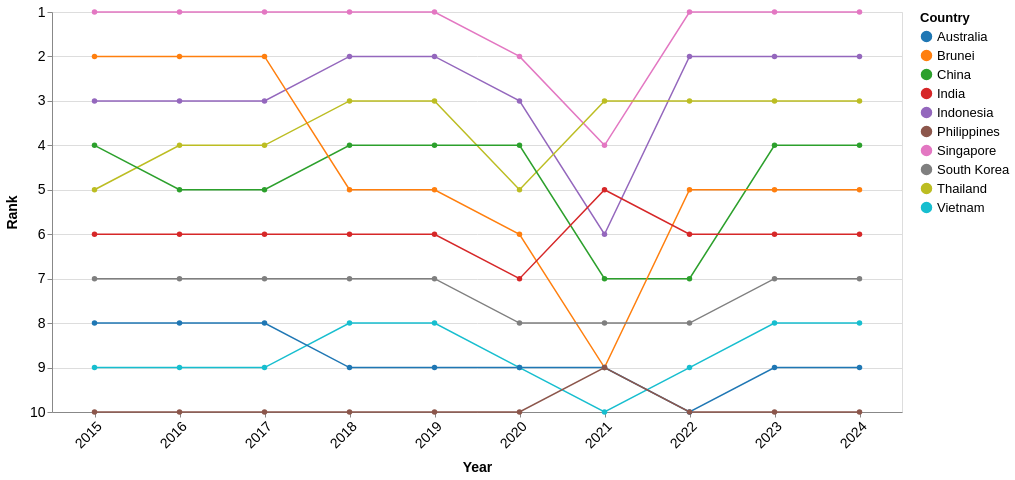

Vega-Lite specification stored for this chart:
### Vega-Lite specification from a JSON file in a GitHub repository (floating-point values rounded to 4 significant figures)
{"$schema": "https://vega.github.io/schema/vega-lite/v5.json", "width": 850, "height": 400, "data": {"values": [{"Country": "Singapore", "year": 2024, "Visitors": 4276007, "rank": 1}, {"Country": "Singapore", "year": 2023, "Visitors": 8308230, "rank": 1}, {"Country": "Singapore", "year": 2022, "Visitors": 5222991, "rank": 1}, {"Country": "Singapore", "year": 2021, "Visitors": 16308, "rank": 4}, {"Country": "Singapore", "year": 2020, "Visitors": 1545255, "rank": 2}, {"Country": "Singapore", "year": 2019, "Visitors": 10163882, "rank": 1}, {"Country": "Singapore", "year": 2018, "Visitors": 10615986, "rank": 1}, {"Country": "Singapore", "year": 2017, "Visitors": 12441713, "rank": 1}, {"Country": "Singapore", "year": 2016, "Visitors": 13272961, "rank": 1}, {"Country": "Singapore", "year": 2015, "Visitors": 12930754, "rank": 1}, {"Country": "Indonesia", "year": 2024, "Visitors": 1786630, "rank": 2}, {"Country": "Indonesia", "year": 2023, "Visitors": 3108165, "rank": 2}, {"Country": "Indonesia", "year": 2022, "Visitors": 1481739, "rank": 2}, {"Country": "Indonesia", "year": 2021, "Visitors": 11025, "rank": 6}, {"Country": "Indonesia", "year": 2020, "Visitors": 711723, "rank": 3}, {"Country": "Indonesia", "year": 2019, "Visitors": 3623277, "rank": 2}, {"Country": "Indonesia", "year": 2018, "Visitors": 3277689, "rank": 2}, {"Country": "Indonesia", "year": 2017, "Visitors": 2796570, "rank": 3}, {"Country": "Indonesia", "year": 2016, "Visitors": 3049964, "rank": 3}, {"Country": "Indonesia", "year": 2015, "Visitors": 2788033, "rank": 3}, {"Country": "Thailand", "year": 2024, "Visitors": 813783, "rank": 3}, {"Country": "Thailand", "year": 2023, "Visitors": 1551282, "rank": 3}, {"Country": "Thailand", "year": 2022, "Visitors": 715528, "rank": 3}, {"Country": "Thailand", "year": 2021, "Visitors": 59607, "rank": 3}, {"Country": "Thailand", "year": 2020, "Visitors": 394413, "rank": 5}, {"Country": "Thailand", "year": 2019, "Visitors": 1884306, "rank": 3}, {"Country": "Thailand", "year": 2018, "Visitors": 1914692, "rank": 3}, {"Country": "Thailand", "year": 2017, "Visitors": 1836522, "rank": 4}, {"Country": "Thailand", "year": 2016, "Visitors": 1780800, "rank": 4}, {"Country": "Thailand", "year": 2015, "Visitors": 1343569, "rank": 5}, {"Country": "China", "year": 2024, "Visitors": 1449711, "rank": 4}, {"Country": "China", "year": 2023, "Visitors": 1474114, "rank": 4}, {"Country": "China", "year": 2022, "Visitors": 211363, "rank": 7}, {"Country": "China", "year": 2021, "Visitors": 7701, "rank": 7}, {"Country": "China", "year": 2020, "Visitors": 405149, "rank": 4}, {"Country": "China", "year": 2019, "Visitors": 3114257, "rank": 4}, {"Country": "China", "year": 2018, "Visitors": 2944133, "rank": 4}, {"Country": "China", "year": 2017, "Visitors": 2281666, "rank": 5}, {"Country": "China", "year": 2016, "Visitors": 2124942, "rank": 5}, {"Country": "China", "year": 2015, "Visitors": 1677163, "rank": 4}, {"Country": "Brunei", "year": 2024, "Visitors": 565999, "rank": 5}, {"Country": "Brunei", "year": 2023, "Visitors": 811833, "rank": 5}, {"Country": "Brunei", "year": 2022, "Visitors": 301757, "rank": 5}, {"Country": "Brunei", "year": 2021, "Visitors": 773, "rank": 9}, {"Country": "Brunei", "year": 2020, "Visitors": 136020, "rank": 6}, {"Country": "Brunei", "year": 2019, "Visitors": 1216123, "rank": 5}, {"Country": "Brunei", "year": 2018, "Visitors": 1382031, "rank": 5}, {"Country": "Brunei", "year": 2017, "Visitors": 1660506, "rank": 2}, {"Country": "Brunei", "year": 2016, "Visitors": 1391016, "rank": 2}, {"Country": "Brunei", "year": 2015, "Visitors": 1133555, "rank": 2}, {"Country": "India", "year": 2024, "Visitors": 537493, "rank": 6}, {"Country": "India", "year": 2023, "Visitors": 671846, "rank": 6}, {"Country": "India", "year": 2022, "Visitors": 324548, "rank": 6}, {"Country": "India", "year": 2021, "Visitors": 3916, "rank": 5}, {"Country": "India", "year": 2020, "Visitors": 155883, "rank": 7}, {"Country": "India", "year": 2019, "Visitors": 735309, "rank": 6}, {"Country": "India", "year": 2018, "Visitors": 600311, "rank": 6}, {"Country": "India", "year": 2017, "Visitors": 552739, "rank": 6}, {"Country": "India", "year": 2016, "Visitors": 638578, "rank": 6}, {"Country": "India", "year": 2015, "Visitors": 722141, "rank": 6}, {"Country": "South Korea", "year": 2024, "Visitors": 232711, "rank": 7}, {"Country": "South Korea", "year": 2023, "Visitors": 400853, "rank": 7}, {"Country": "South Korea", "year": 2022, "Visitors": 146384, "rank": 8}, {"Country": "South Korea", "year": 2021, "Visitors": 3028, "rank": 8}, {"Country": "South Korea", "year": 2020, "Visitors": 119750, "rank": 8}, {"Country": "South Korea", "year": 2019, "Visitors": 673065, "rank": 7}, {"Country": "South Korea", "year": 2018, "Visitors": 616783, "rank": 7}, {"Country": "South Korea", "year": 2017, "Visitors": 484528, "rank": 7}, {"Country": "South Korea", "year": 2016, "Visitors": 444439, "rank": 7}, {"Country": "South Korea", "year": 2015, "Visitors": 421161, "rank": 7}, {"Country": "Vietnam", "year": 2024, "Visitors": 137344, "rank": 8}, {"Country": "Vietnam", "year": 2023, "Visitors": 286083, "rank": 8}, {"Country": "Vietnam", "year": 2022, "Visitors": 123931, "rank": 9}, {"Country": "Vietnam", "year": 2021, "Visitors": 14136, "rank": 10}, {"Country": "Vietnam", "year": 2020, "Visitors": 71622, "rank": 9}, {"Country": "Vietnam", "year": 2019, "Visitors": 892716, "rank": 8}, {"Country": "Vietnam", "year": 2018, "Visitors": 786327, "rank": 8}, {"Country": "Vietnam", "year": 2017, "Visitors": 638135, "rank": 9}, {"Country": "Vietnam", "year": 2016, "Visitors": 703737, "rank": 9}, {"Country": "Vietnam", "year": 2015, "Visitors": 646891, "rank": 9}, {"Country": "Australia", "year": 2024, "Visitors": 159318, "rank": 9}, {"Country": "Australia", "year": 2023, "Visitors": 276477, "rank": 9}, {"Country": "Australia", "year": 2022, "Visitors": 118598, "rank": 10}, {"Country": "Australia", "year": 2021, "Visitors": 33451, "rank": 9}, {"Country": "Australia", "year": 2020, "Visitors": 195146, "rank": 9}, {"Country": "Australia", "year": 2019, "Visitors": 1282782, "rank": 9}, {"Country": "Australia", "year": 2018, "Visitors": 1034871, "rank": 9}, {"Country": "Australia", "year": 2017, "Visitors": 899202, "rank": 8}, {"Country": "Australia", "year": 2016, "Visitors": 737115, "rank": 8}, {"Country": "Australia", "year": 2015, "Visitors": 714047, "rank": 8}, {"Country": "Philippines", "year": 2024, "Visitors": 60100, "rank": 10}, {"Country": "Philippines", "year": 2023, "Visitors": 137781, "rank": 10}, {"Country": "Philippines", "year": 2022, "Visitors": 86462, "rank": 10}, {"Country": "Philippines", "year": 2021, "Visitors": 10229, "rank": 9}, {"Country": "Philippines", "year": 2020, "Visitors": 53889, "rank": 10}, {"Country": "Philippines", "year": 2019, "Visitors": 1114257, "rank": 10}, {"Country": "Philippines", "year": 2018, "Visitors": 1167375, "rank": 10}, {"Country": "Philippines", "year": 2017, "Visitors": 1066461, "rank": 10}, {"Country": "Philippines", "year": 2016, "Visitors": 1029488, "rank": 10}, {"Country": "Philippines", "year": 2015, "Visitors": 957408, "rank": 10}]}, "mark": {"type": "line", "point": true, "strokeWidth": 1.5}, "encoding": {"x": {"field": "year", "type": "ordinal", "title": "Year", "axis": {"labelOverlap": "parity", "labelAngle": -45}}, "y": {"field": "rank", "type": "quantitative", "title": "Rank", "scale": {"domain": [10, 1], "nice": true}, "axis": {"reverse": true}}, "color": {"field": "Country", "type": "nominal", "scale": {"scheme": "category10"}}, "tooltip": [{"field": "Country", "type": "nominal", "title": "Country"}, {"field": "year", "type": "ordinal", "title": "Year"}, {"field": "rank", "type": "quantitative", "title": "Rank"}, {"field": "Visitors", "type": "quantitative", "title": "Visitors", "format": ","}]}, "config": {"axis": {"labelFontSize": 14, "titleFontSize": 14, "titlePadding": 10}, "legend": {"labelFontSize": 13, "titleFontSize": 13, "labelPadding": 10}, "tooltip": {"labelFontSize": 15, "titleFontSize": 15}}}
